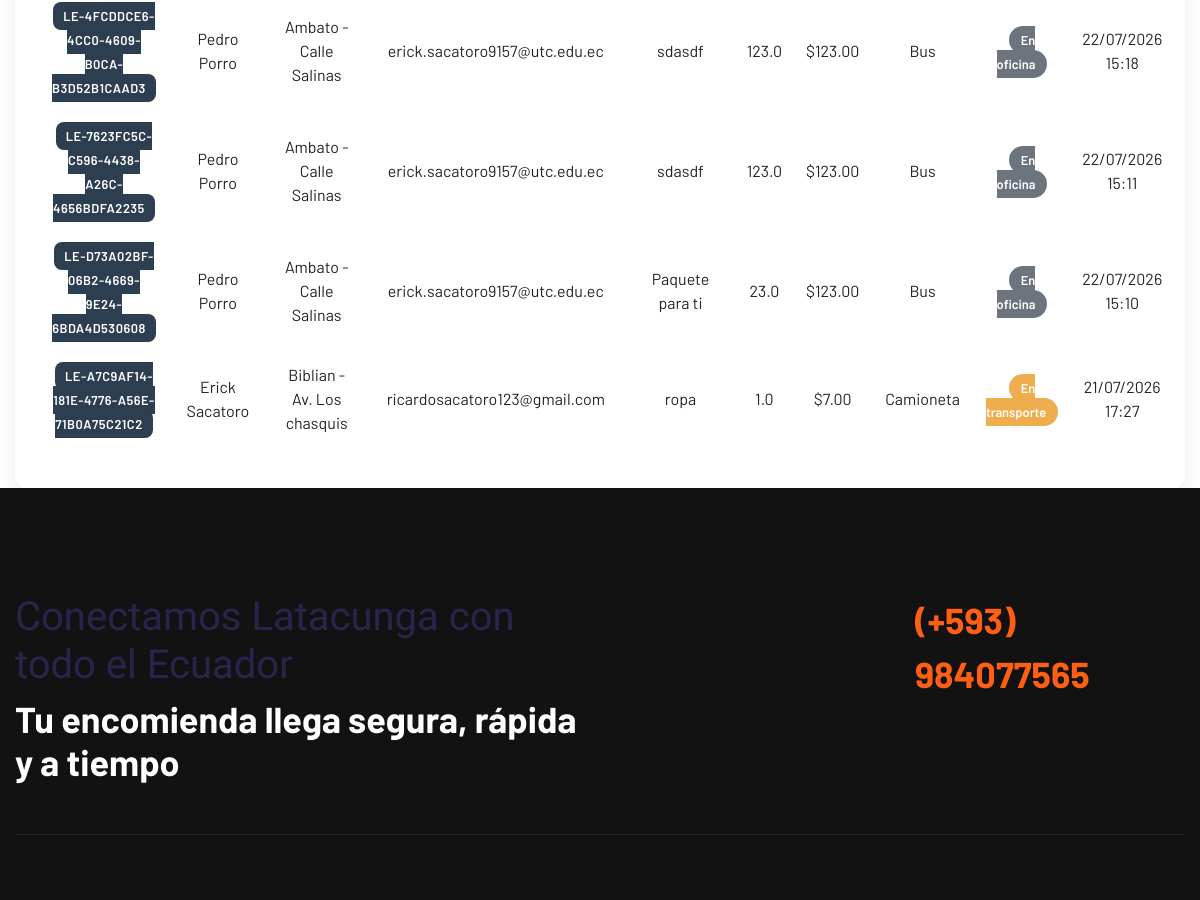
The app's page /showencomiendas/ (signed in, middle part), older data.
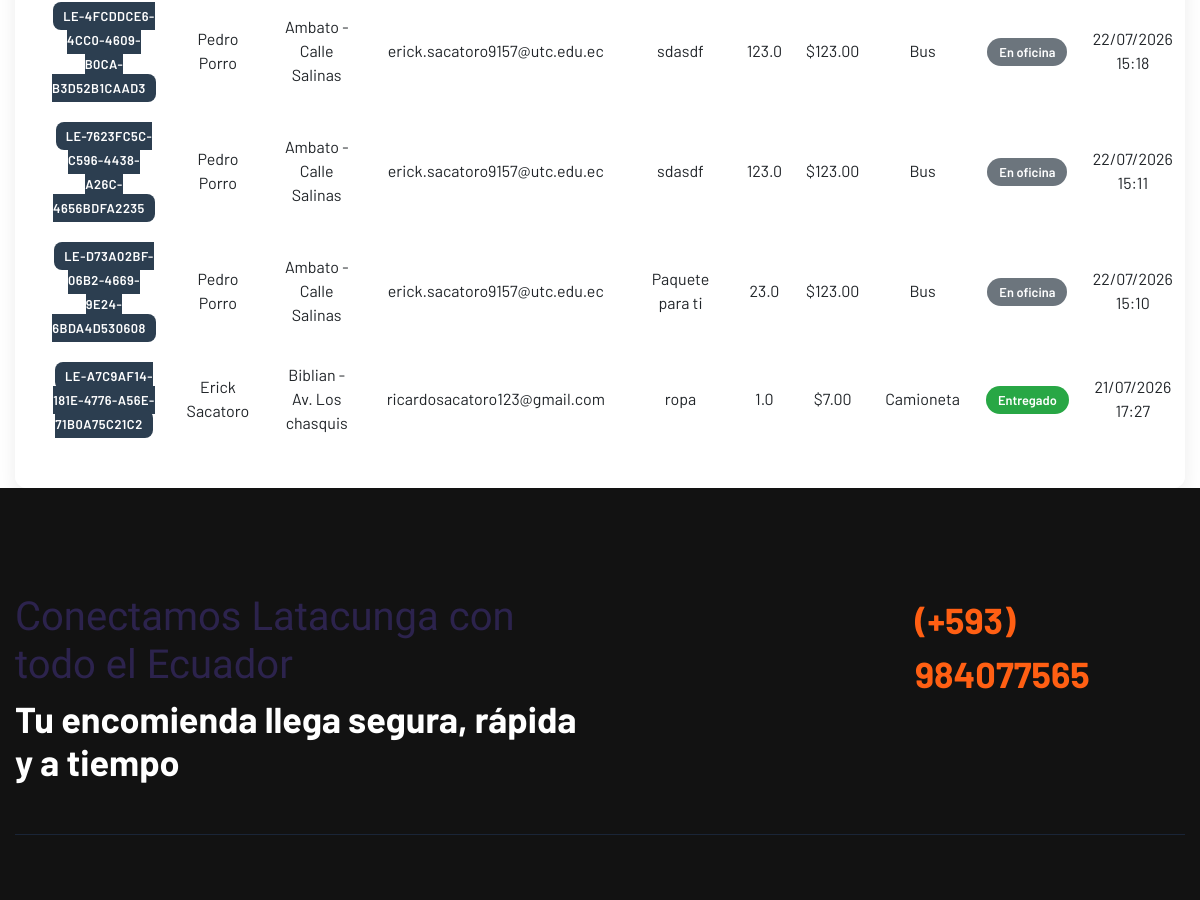
The same page, newer data.
### Envio/models.py (models this page shows, shortened)
class Encomienda(models.Model):
    ESTADOS = [
        ('OFICINA', 'En oficina'),
        ('TRANSPORTE', 'En transporte'),
        ('ENTREGADO', 'Entregado'),
    ]
    TRANSPORTE = [
        ('BUS', 'Bus'),
        ('CAMIONETA', 'Camioneta'),
        ('MOTO', 'Moto'),
    ]
    codigo = models.UUIDField(default=uuid.uuid4, editable=False, unique=True)
    cliente = models.ForeignKey(Cliente, on_delete=models.CASCADE)
    destino = models.ForeignKey(Destino, on_delete=models.CASCADE)
    descripcion = models.TextField()
    peso = models.FloatField()
    precio = models.DecimalField(max_digits=8, decimal_places=2)
    nombre_destinatario = models.CharField(max_length=150)
    cedula_destinatario = models.CharField(max_length=10)
    email_destinatario = models.EmailField()
    telefono_destinatario = models.CharField(max_length=15)
    estado = models.CharField(max_length=20, choices=ESTADOS, default='OFICINA')
    transporte = models.CharField(max_length=20, choices=TRANSPORTE)
    fecha_envio = models.DateTimeField(auto_now_add=True)
    fecha_estimada = models.DateTimeField()

class Cliente(models.Model):
    nombre = models.CharField(max_length=100)
    apellido= models.CharField(max_length=100)
    cedula = models.CharField(max_length=10, unique=True)
    email = models.EmailField()
    telefono = models.CharField(max_length=10)

class Destino(models.Model):
    ciudad = models.CharField(max_length=100)
    direccion = models.CharField(max_length=200)
    codigo_postal = models.CharField(max_length=6)
    nombre_destinatario = models.CharField(max_length=100, null=True, blank=True)
    cedula_destinatario = models.CharField(max_length=10, null=True, blank=True)
    email_destinatario = models.EmailField(null=True, blank=True)
    telefono_destinatario = models.CharField(max_length=15, null=True, blank=True)

### Envio/views.py (the view)
# urls.py: path('showencomiendas/', views.showencomiendas),
@requiere_admin
def showencomiendas(request):
    encomiendas = Encomienda.objects.select_related('cliente', 'destino').all().order_by('-fecha_envio')
    return render(request, 'showencomiendas.html', {
        'encomiendas': encomiendas
    })

### Envio/views.py (called while the page is built)
def es_admin(user):
    return user.is_authenticated and (
        user.is_superuser or user.groups.filter(name='admin').exists()
    )

### Envio/templates/showencomiendas.html (shortened to what this page needs)
{% extends "./plantillaPrincipal.html" %}
{% load static %}
{% block contenido %}
<div class="container mt-4">
    <div class="contenedor-tabla" >
        <table id="tbl_encomiendas" class="table table-borderless align-middle" style="width:100%" >
            <tbody>
                {% for encomienda in encomiendas %}
                <tr>
                    <td>
                        <span class="badge-codigo" title="{{ encomienda.codigo }}"
                              onclick="copiarCodigo('{{ encomienda.codigo }}')">
                            LE-{{ encomienda.codigo|slice:":8"|upper }}
                        </span>
                    </td>
                    <td>{{ encomienda.cliente.nombre }} {{ encomienda.cliente.apellido }}</td>
                    <td>{{ encomienda.destino.ciudad }} - {{ encomienda.destino.direccion }}</td>
                    <td>{{ encomienda.cliente.email }}</td>
                    <td>{{ encomienda.descripcion|truncatechars:40 }}</td>
                    <td>{{ encomienda.peso }}</td>
                    <td>${{ encomienda.precio }}</td>
                    <td>{{ encomienda.get_transporte_display }}</td>
                    <td>
                        {% if encomienda.estado == 'OFICINA' %}
                            <span class="badge-estado badge-oficina">En oficina</span>
                        {% elif encomienda.estado == 'TRANSPORTE' %}
                            <span class="badge-estado badge-transporte">En transporte</span>
                        {% elif encomienda.estado == 'ENTREGADO' %}
                            <span class="badge-estado badge-entregado">Entregado</span>
                        {% endif %}
                    </td>
                    <td>{{ encomienda.fecha_envio|date:"d/m/Y H:i" }}</td>
                    <td>{{ encomienda.fecha_estimada|date:"d/m/Y H:i" }}</td>
                </tr>
                {% endfor %}
            </tbody>
        </table>
    </div>
</div>
{% endblock %}

Row changes from the older to the newer data that the page shows:
changed Encomienda "ropa": estado "En transporte" → "Entregado"
